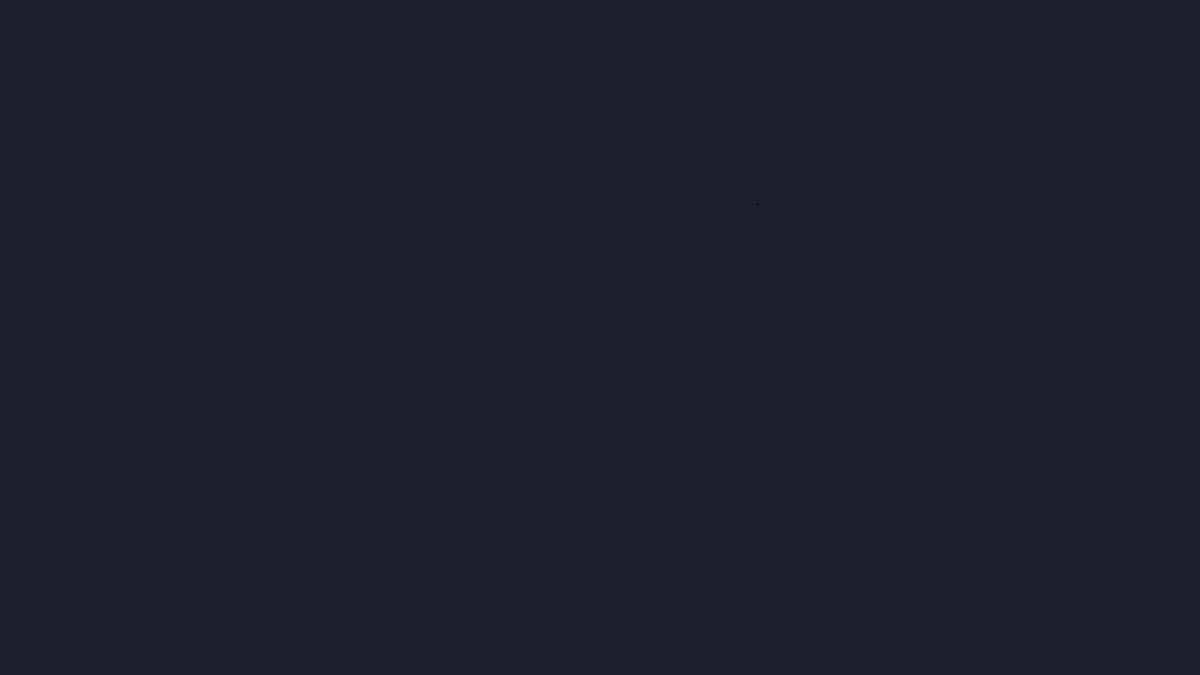
Frame 1 (no input)
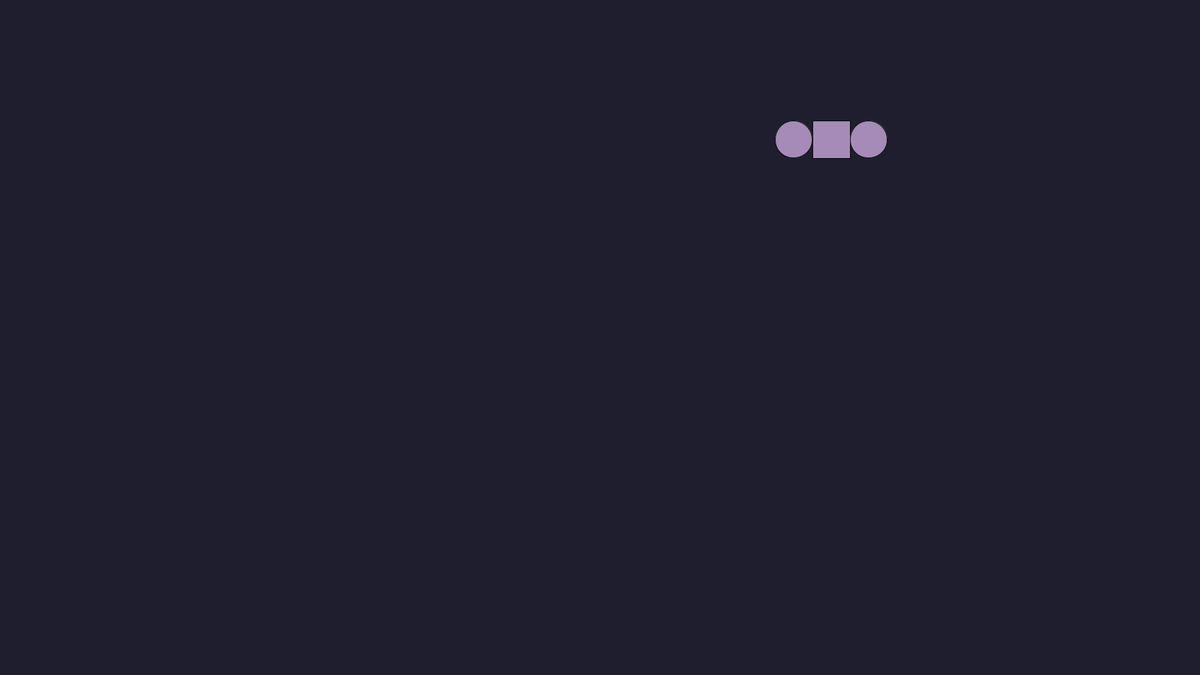
Frame 60 (the mouse pressed at the canvas centre just before this capture)
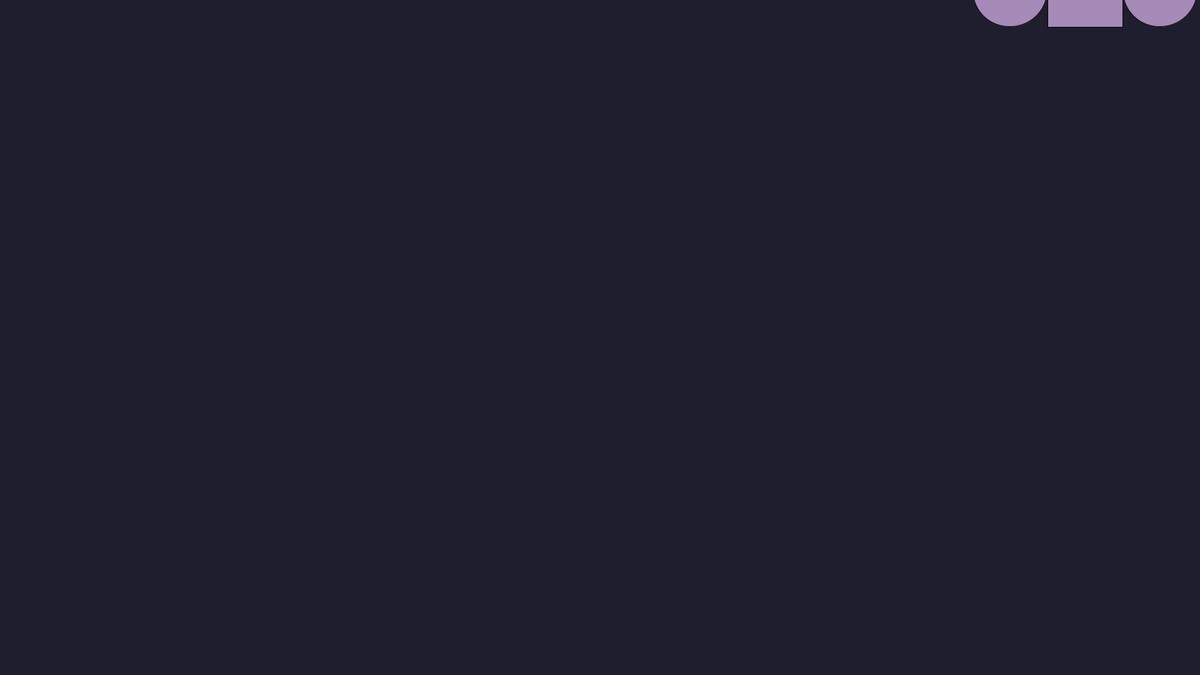
Frame 120 (the mouse held since frame 60 and released just before this capture)

The Processing sketch that drew these frames (run headless with seeded random() and noise(); from frame 60 on, the mouse is pressed at the canvas centre):

// Processing sketch: GDV_reus_de_bas_les2practicum
// ── GDV_reus_de_bas_les2practicum.pde
// Practicum Opdracht 2, door Bas de Reus
// basic true
// advanced true
// expert true

// A global time value
float timer;

int windowSizeX = 1920;
int windowSizeY = 1080;

int positionX;
int positionY;
int speedX;
int speedY;

void setup(){
  size(1920, 1080);
  setRandomValues();
}

void draw(){
  // making time
  timer += 0.02;
  
  // reset everything for Ton
  if (timer > 3)
  {
    timer = 0;
    setRandomValues();
  }
  
  background(#1e1e2e);

  cricleSquareCricle();
}

// random values for start position and speed
void setRandomValues(){
  positionX = (int) random(100, windowSizeX - 100);
  positionY = (int) random(100, windowSizeY - 100);
  speedX = (int) random(-5, 5);
  speedY = (int) random(-5, 5);
}

// The square is the parent object for the circles
// They will move via the timer float
void cricleSquareCricle(){
  
  // initialize the varibles
  int size = 50;
  int radius = 25;
  
  positionX += timer * speedX;
  positionY += timer * speedY;
  
  // math for square
  float squareSize = size * timer;
  float halfSquareSize = squareSize / 2;
  
  // math for circles
  float circleDiameter = (radius * 2) * timer;
  float leftCirclePositionX = positionX - halfSquareSize - circleDiameter / 2;
  float rightCirclePositionX = positionX + halfSquareSize + circleDiameter / 2;
  
  // color and centering
  fill(#a68ab7);
  rectMode(CENTER);

  // creating shapes
  square(positionX, positionY, squareSize);
  circle(leftCirclePositionX, positionY, circleDiameter);
  circle(rightCirclePositionX, positionY, circleDiameter);
}
